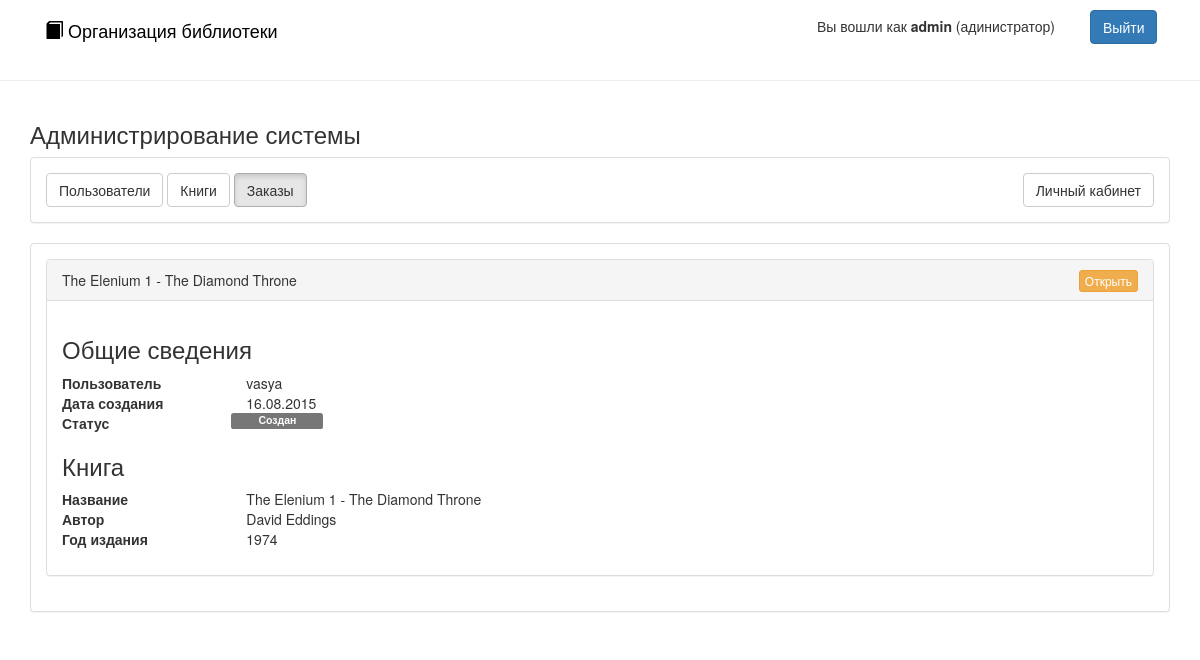
/admin/orders (signed in), run on an earlier commit of the app's database.
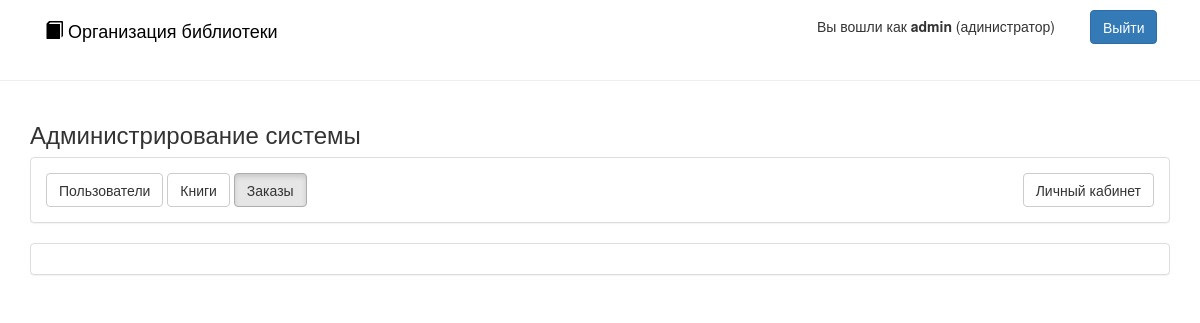
And on a later commit of the database.
### app/models/Order.py (models this page shows, shortened)
class Order(db.Model):
    id = db.Column('id', db.String(36), primary_key=True, nullable=False)
    author = db.Column('author', db.Integer, nullable=False)
    name = db.Column('name', db.String(300), nullable=False)
    year = db.Column('year', db.Integer, nullable=True)
    create_date = db.Column('create_date', db.DateTime, nullable=False)
    user_login = db.Column(db.String(30), ForeignKey('user.login'), nullable=False)
    user = relationship('User')
    status_id = db.Column(db.Integer, ForeignKey('order_status.id'), nullable=False)
    status = relationship('OrderStatus')
    book_id = db.Column(db.String(36), ForeignKey('book.id'), nullable=True)
    book = relationship('Book')
    comments = relationship('Comment')
    @classmethod
    def get_all(cls):
        return cls.query.all()

### app/models/OrderStatus.py (models this page shows, shortened)
class OrderStatus(db.Model):
    __table_args__ = {'sqlite_autoincrement': True}
    id = db.Column('id', db.Integer, primary_key=True, nullable=False)
    status = db.Column('status', db.String(50), nullable=False)

### app/controllers/AdminController.py (the view)
@app.route("/admin/orders")
@login_required
def admin_orders():
    if not current_user.is_admin:
        abort(403)  # access denied
    ods = Order.get_all()
    return render_template('admin/orders.html', orders=ods)

### app/controllers/LoginController.py (called while the page is built)
@login_manager.user_loader
def load_user(lgn):
    return User.get(lgn)

### app/models/User.py (called while the page is built)
    @classmethod
    def get(cls, id):
        return cls.query.get(id)

### templates/admin/orders.html (shortened to what this page needs)
{% extends "layout.html" %}
{% block body %}
<div class="container">
    <h3>Администрирование системы</h3>
    <div class="panel panel-default">
        <div class="panel-body">
            <a href="{{ url_for('admin_users') }}" class="btn btn-default">Пользователи</a>
            <a href="{{ url_for('admin_public') }}" class=" btn btn-default">Книги</a>
            <a href="{{ url_for('admin_orders') }}" class="btn btn-default active">Заказы</a>
            <a href="{{ url_for('main') }}" class="btn btn-default pull-right">Личный кабинет</a>
        </div>
    </div>
    <div class="panel panel-default">
        <div class="panel-body">
            {% for o in orders %}
            <div class="panel panel-default">
                <div class="panel-heading">
                    {{ o.name }}
                    <a href="{{ url_for('admin_order', order_id=o.id) }}" class="btn btn-xs btn-warning pull-right">Открыть</a>
                </div>
                <div class="panel-body">
                    <h3>Общие сведения</h3>
                    <div class="row">
                      <div class="col-md-2"><b>Пользователь</b></div>
                      <div class="col-md-10">{{ o.user_login }}</div>
                    </div>
                    <div class="row">
                      <div class="col-md-2"><b>Дата создания</b></div>
                      <div class="col-md-10"> {{ o.create_date.strftime('%d.%m.%Y') }} </div>
                    </div>
                    <div class="row">
                        <div class="col-md-2"><b>Статус</b></div>
                        <span class="label
                                {% if o.status.id == 0 %}
                                    label-default
                                {% elif o.status.id == 1 %}
                                    label-info
                                {% elif o.status.id == 2 %}
                                    label-success
                                {% elif o.status.id == 3 %}
                                    label-danger
                                {% endif %}
                                 col-md-1">
                                {{ o.status.status }}
                            </span>
                    </div>
                    <h3>Книга</h3>
                    <div class="row">
                      <div class="col-md-2"><b>Название</b></div>
                      <div class="col-md-10">{{ o.name }}</div>
                    </div>
                    <div class="row">
                      <div class="col-md-2"><b>Автор</b></div>
                      <div class="col-md-10">{{ o.author }}</div>
                    </div>
                    {% if o.year %}
                    <div class="row">
                      <div class="col-md-2"><b>Год издания</b></div>
                      <div class="col-md-10">{{ o.year }}</div>
                    </div>
                    {% endif %}
                    <div class="row" style="margin-top: 10px;">
                        <div class="col-md-2">
                        </div>
                    </div>
                </div>
            </div>
            {% endfor %}
        </div>
    </div>
</div>
{% endblock %}

What changed in the data, as far as the page shows it:
removed Order: name "The Elenium 1 - The Diamond Throne", user_login "vasya", create_date "16.08.2015", status.status "Создан", author "David Eddings", year "1974"
